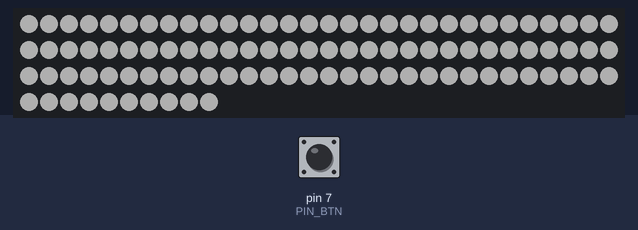
Bench run of a sketch on a simulated Arduino Nano, built with avr-gcc and run on an emulated ATmega328P. On the bench: 100 RGB LEDs in strip order, left to right, continuing on the next row. The test bench sets the inputs (shaded band); at power-on: pin 7 (PIN_BTN) HIGH. Dim RGB values are drawn brighter than linear.

1.3 s: pin 7 (PIN_BTN) pulled LOW for 0.15 s
Above: at 2.7 s.
Timing chart, 0 to 4.3 s (numbered marks = the images above; inputs shaded):
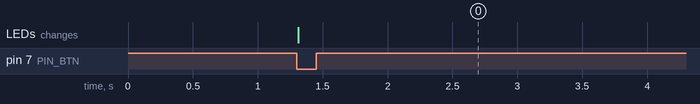

Measured:
- after the input at 1.3 s, the LEDs: change at once (image 0)

The sketch:

Arduino-Nano.ino
```cpp
#include <Adafruit_NeoPixel.h>
#ifdef __AVR__
 #include <avr/power.h>
#endif

// How many NeoPixels are attached to the Arduino?
#define NUMPIXELS 100
#define PIN_POWER 5
#define PIN_LED 6
#define PIN_BTN 7

Adafruit_NeoPixel strip = Adafruit_NeoPixel(NUMPIXELS, PIN_LED, NEO_GRB + NEO_KHZ800);

void setup() {
  Serial.begin(9600);
  pinMode(PIN_POWER, OUTPUT);
  pinMode(PIN_LED, OUTPUT);
  pinMode(PIN_BTN, INPUT_PULLUP);
  #if defined(__AVR_ATtiny85__) && (F_CPU == 16000000)
    clock_prescale_set(clock_div_1);
  #endif
  strip.begin(); // INITIALIZE NeoPixel strip object (REQUIRED)
  strip.setBrightness(90);
}

void loop() { // Set all pixel colors to 'off'
  int buttonState = digitalRead(PIN_BTN);

  // check if the pushbutton is pressed. If it is, the buttonState is HIGH:
  if (buttonState == LOW) {
    digitalWrite(PIN_POWER, HIGH);

    for(int i=0; i< strip.numPixels(); i++) {
      strip.setPixelColor(i, strip.Color(150, 150, 150));
    }
  delay(5);
  strip.show();
  delay(20000);
  strip.clear();
  digitalWrite(PIN_POWER, LOW);
  }
}
```
